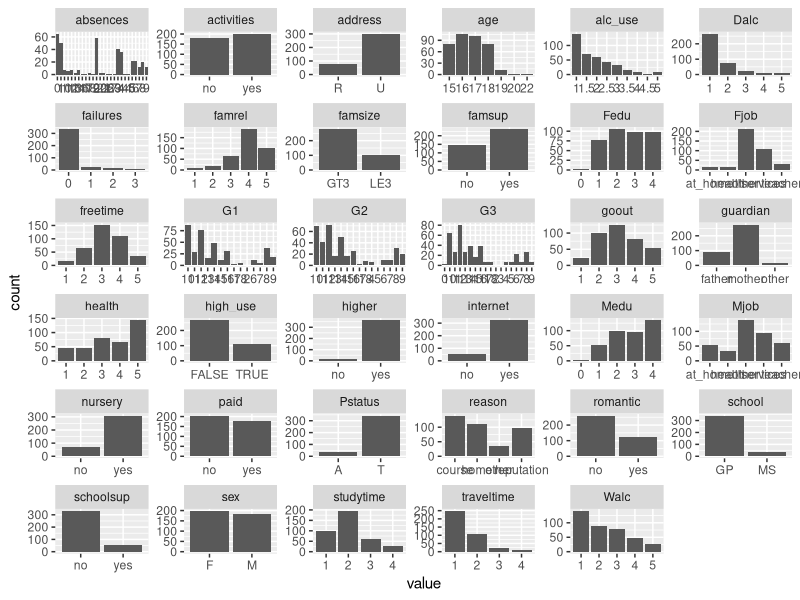
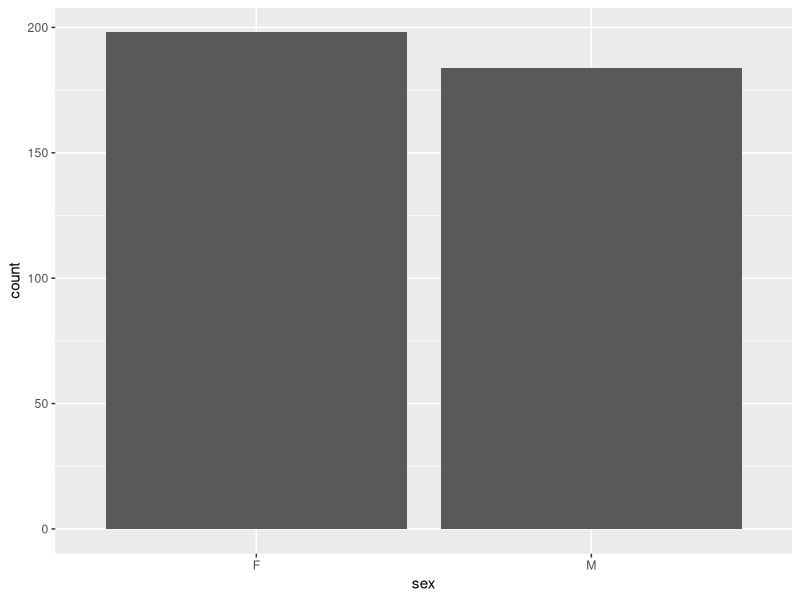
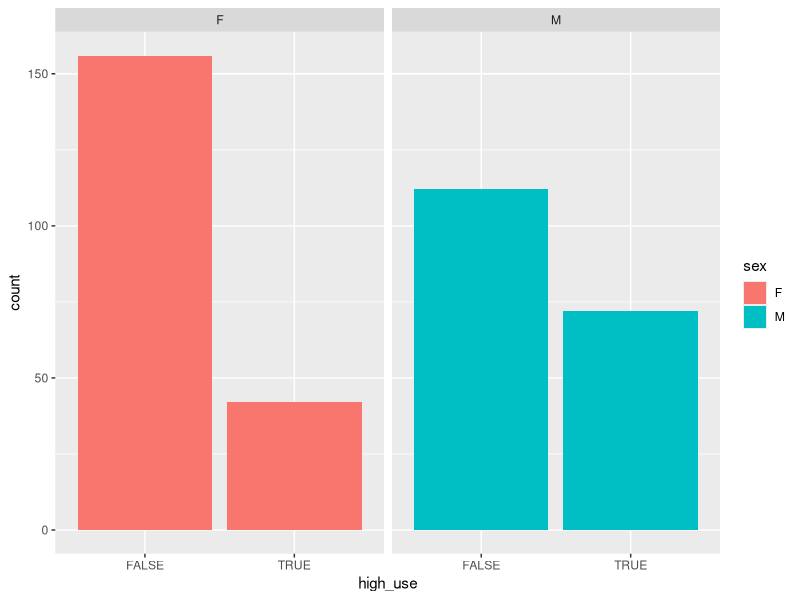
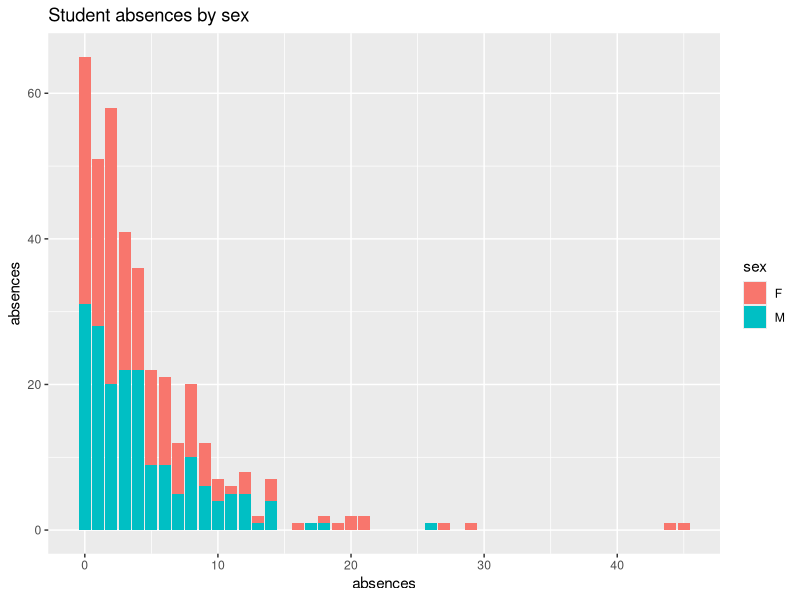
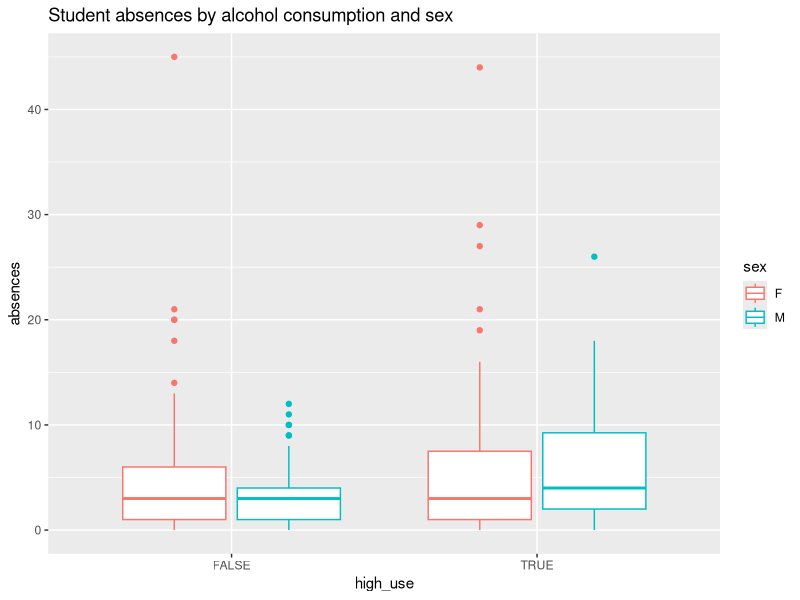
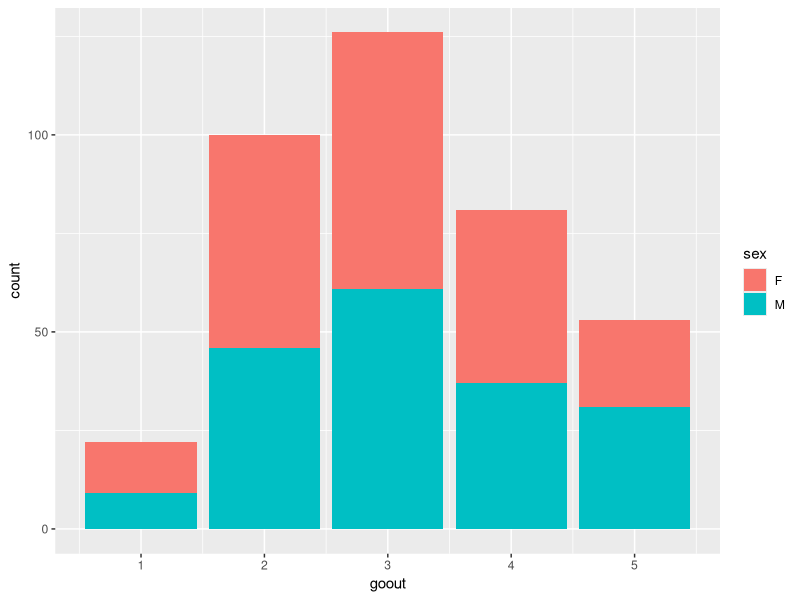
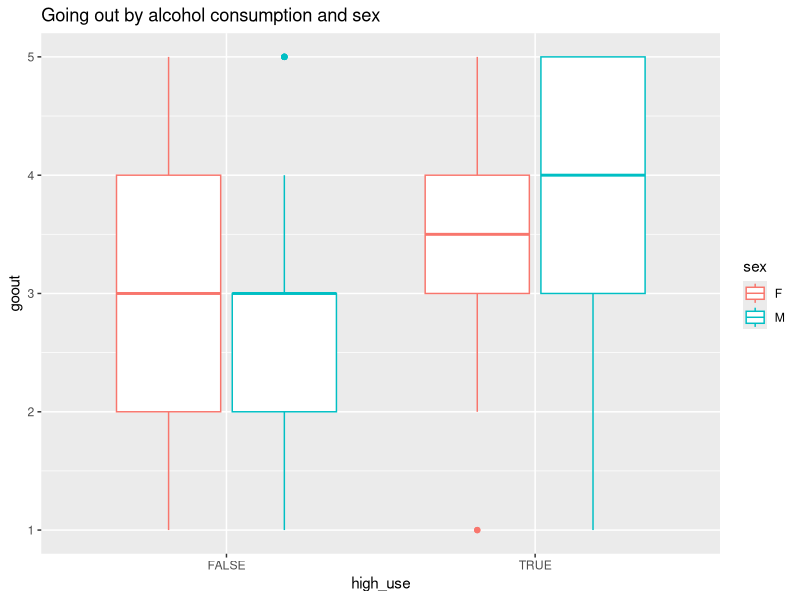
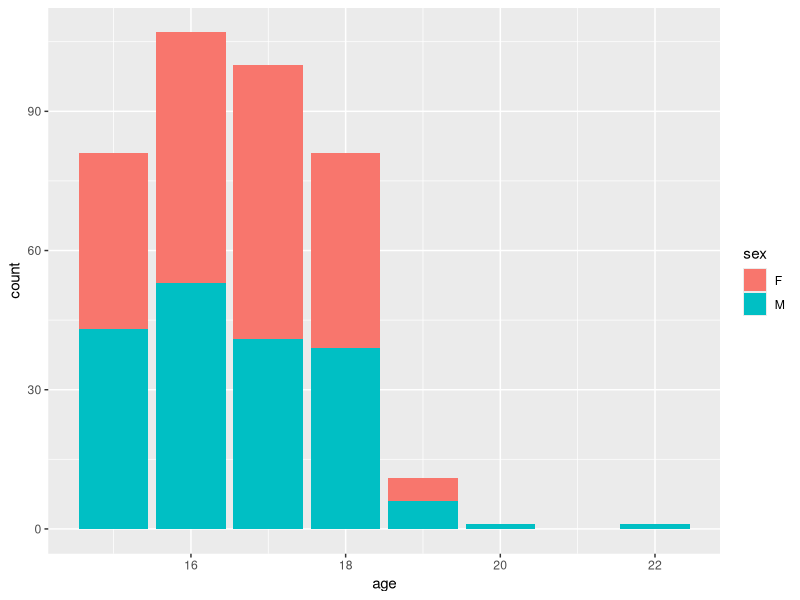

Source code (R) for these figures, in order:
## ---- chunk 1
# Get access to useful libraries
library(dplyr);library(ggplot2);library(tidyr)

#Read in table from local folder
alc<-read.table(file = "data/alc.txt", sep="\t", header=TRUE)

#Explore the data using glimpse

glimpse(alc)


# Draw a bar plot of each variable
gather(alc) %>% ggplot(aes(value)) + facet_wrap("key", scales = "free") + geom_bar()

## ---- chunk 2
#Explore the distributions of females and males in the data
g0<-ggplot(data = alc, aes(x=sex))

g0 + geom_bar()

#Explore how high use is dependent on sex using barplots
g1<-ggplot(data = alc, aes(x = high_use, fill = sex))

g1 + geom_bar()+facet_wrap("sex")
## ---- chunk 3

# Explore the distribution of absences
g6<-ggplot(alc, aes(x=absences, fill =sex))
g6+geom_bar() + ylab("absences") + ggtitle("Student absences by sex")


#Draw boxplots with high and low alcohol uses relation with absences
g3 <- ggplot(alc, aes(x=high_use, y=absences, col = sex))
g3 + geom_boxplot() +  ylab("absences") + ggtitle("Student absences by alcohol consumption and sex")

## ---- chunk 4
#Explore the distibution of kids going out
g4 <- ggplot(alc, aes(x=goout, fill=sex))
g4 + geom_bar()

#Explore the relationship with high alcohol use
g5 <- ggplot(alc, aes(x=high_use, y=goout, col = sex))
g5 + geom_boxplot()  + ggtitle("Going out by alcohol consumption and sex")
## ---- chunk 5

# Explore the distribution of age
g6<-ggplot(alc, aes(x=age, fill =sex))
g6+geom_bar()

# Explore the relationship of age  with alcohol use

g7 <- ggplot(alc, aes(y=age, x=high_use, col = sex))
g7 + geom_boxplot() + ylab("age") + ggtitle("Student age by alcohol consumption and sex")
## ---- chunk 6
# Use generalized linear models to predict high use based on selected variables

m<-glm(high_use~age+sex+absences+goout, data=alc, family = "binomial")

#Print out summary and coefficients
summary(m)

#From the summary we can see that sex, absences and going out are significantly correlated with high alcohol use

coef(m)

#From the coefficients we can calculate the odds ratio by taking the exponent function of the estimate


# compute odds ratios (OR)
OR <- coef(m) %>% exp

# compute confidence intervals (CI)
CI<- confint(m) %>% exp

# Join the two together

cbind(OR, CI)


## ---- chunk 7

# Fit the model without age
m<-glm(high_use~sex+absences+goout, data=alc, family = "binomial")


# Predict the probability of high alcohol use
probabilities <- predict(m, type = "response")

# Add the predicted probabilities to the alc table
alc <- mutate(alc, probability = probabilities)

# Use the probabilities to make a prediction of high alcohol use as probabilitites instead of odds
alc <- mutate(alc, prediction = probabilities>0.5)

# See the last ten original classes, predicted probabilities, and class predictions
select(alc, failures, absences, sex, high_use, probability, prediction) %>% tail(10)

# From here you can see than when prob is >0.5 the prediction is "TRUE"

# Cross tabulate the target variable versus the predictions
table(high_use = alc$high_use, prediction = alc$prediction) %>% prop.table %>% addmargins()



# From here we can see that out of 65/318 predictions are wrong for predicted low alcohol use and 15/64 are wrong for the prediction of high alcohol use.

# Define a loss function to get the mean prediction error
loss_func <- function(class, prob) {
  n_wrong <- abs(class - prob) > 0.5
  mean(n_wrong)
}

# Call loss_func to compute the average number of wrong predictions in the (training) data
loss_func(class = alc$high_use, prob = alc$probability)


# Do K-fold cross-validation using the loss_func defined previously
library(boot)
cv <- cv.glm(data = alc, cost = loss_func, glmfit = m, K = 10)

# Average number of wrong predictions in the cross validation
cv$delta[1]



